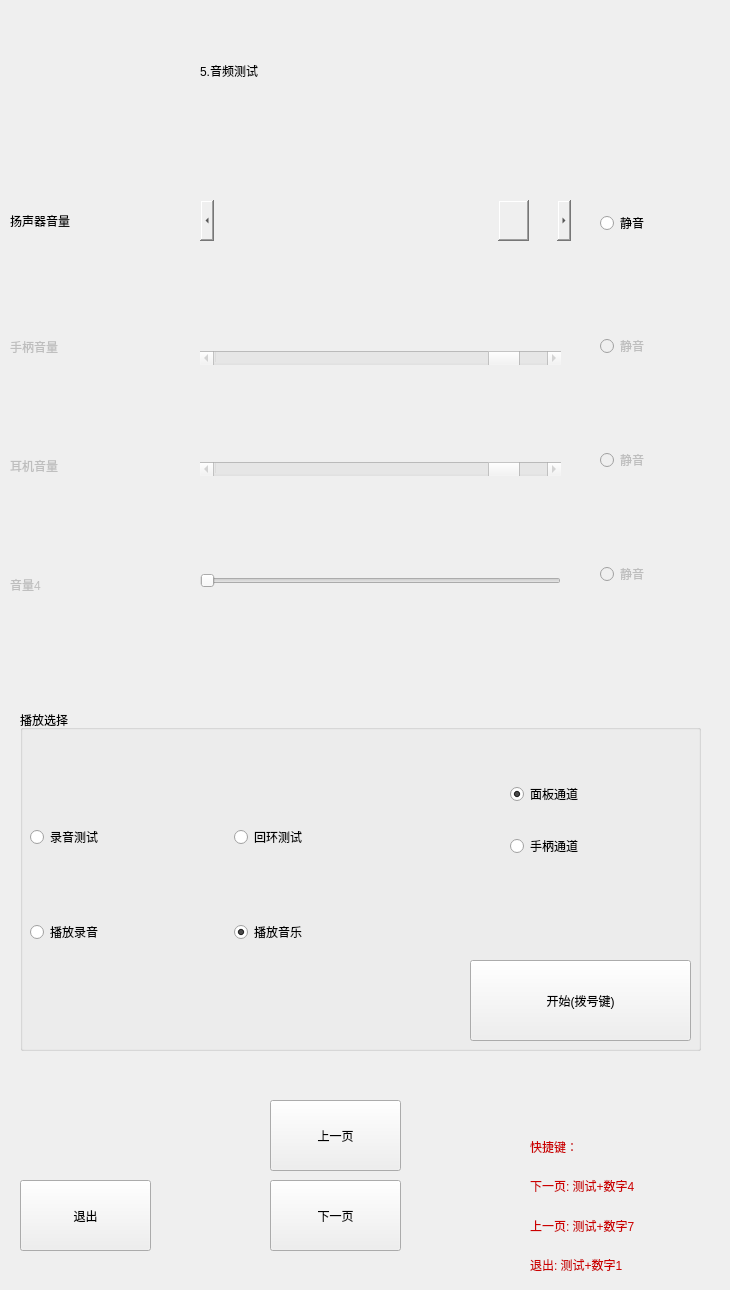
   <widget class="QWidget" name="page_4">
    <widget class="QLabel" name="label_Page2_title_3">
     <property name="geometry">
      <rect>
       <x>200</x>
       <y>20</y>
       <width>321</width>
       <height>101</height>
      </rect>
     </property>
     <property name="styleSheet">
      <string notr="true">font: 40pt &quot;Ubuntu&quot;;</string>
     </property>
     <property name="text">
      <string>5.音频测试</string>
     </property>
    </widget>
    <widget class="QGroupBox" name="groupBox">
     <property name="geometry">
      <rect>
       <x>20</x>
       <y>710</y>
       <width>681</width>
       <height>341</height>
      </rect>
     </property>
     <property name="styleSheet">
      <string notr="true">font: 20pt &quot;Ubuntu&quot;;</string>
     </property>
     <property name="title">
      <string>播放选择</string>
     </property>
     <widget class="QPushButton" name="pushButton_Play">
      <property name="geometry">
       <rect>
        <x>450</x>
        <y>250</y>
        <width>221</width>
        <height>81</height>
       </rect>
      </property>
      <property name="styleSheet">
       <string notr="true">font: 24pt &quot;Ubuntu&quot;;</string>
      </property>
      <property name="text">
       <string>开始(拨号键)</string>
      </property>
     </widget>
     <widget class="QWidget" name="gridLayoutWidget_2">
      <property name="geometry">
       <rect>
        <x>10</x>
        <y>50</y>
        <width>401</width>
        <height>251</height>
       </rect>
      </property>
      <layout class="QGridLayout" name="gridLayout_2">
       <item row="0" column="0">
        <widget class="QRadioButton" name="radioButton_rec">
         <property name="styleSheet">
          <string notr="true">font: 20pt &quot;Ubuntu&quot;;</string>
         </property>
         <property name="text">
          <string>录音测试</string>
         </property>
        </widget>
       </item>
       <item row="0" column="1">
        <widget class="QRadioButton" name="radioButton_loop">
         <property name="styleSheet">
          <string notr="true">font: 20pt &quot;Ubuntu&quot;;</string>
         </property>
         <property name="text">
          <string>回环测试</string>
         </property>
        </widget>
       </item>
       <item row="1" column="0">
        <widget class="QRadioButton" name="radioButton_playrec">
         <property name="styleSheet">
          <string notr="true">font: 20pt &quot;Ubuntu&quot;;</string>
         </property>
         <property name="text">
          <string>播放录音</string>
         </property>
        </widget>
       </item>
       <item row="1" column="1">
        <widget class="QRadioButton" name="radioButton_playmusic">
         <property name="styleSheet">
          <string notr="true">font: 20pt &quot;Ubuntu&quot;;</string>
         </property>
         <property name="text">
          <string>播放音乐</string>
         </property>
         <property name="checked">
          <bool>true</bool>
         </property>
        </widget>
       </item>
      </layout>
     </widget>
     <widget class="QWidget" name="verticalLayoutWidget_7">
      <property name="geometry">
       <rect>
        <x>490</x>
        <y>50</y>
        <width>161</width>
        <height>121</height>
       </rect>
      </property>
      <layout class="QVBoxLayout" name="verticalLayout_7">
       <item>
        <widget class="QRadioButton" name="radioButton_micpanel">
         <property name="styleSheet">
          <string notr="true">font: 20pt &quot;Ubuntu&quot;;</string>
         </property>
         <property name="text">
          <string>面板通道</string>
         </property>
         <property name="checkable">
          <bool>true</bool>
         </property>
         <property name="checked">
          <bool>true</bool>
         </property>
        </widget>
       </item>
       <item>
        <widget class="QRadioButton" name="radioButton_michand">
         <property name="styleSheet">
          <string notr="true">font: 20pt &quot;Ubuntu&quot;;</string>
         </property>
         <property name="text">
          <string>手柄通道</string>
         </property>
        </widget>
       </item>
      </layout>
     </widget>
    </widget>
    <widget class="QWidget" name="verticalLayoutWidget_8">
     <property name="geometry">
      <rect>
       <x>600</x>
       <y>250</y>
       <width>101</width>
       <height>421</height>
      </rect>
     </property>
     <layout class="QVBoxLayout" name="verticalLayout_8">
      <item>
       <widget class="QRadioButton" name="radioButton_HandVol">
        <property name="enabled">
         <bool>false</bool>
        </property>
        <property name="styleSheet">
         <string notr="true">font: 20pt &quot;Ubuntu&quot;;</string>
        </property>
        <property name="text">
         <string>静音</string>
        </property>
        <property name="autoExclusive">
         <bool>false</bool>
        </property>
       </widget>
      </item>
      <item>
       <widget class="QRadioButton" name="radioButton_EarphVol">
        <property name="enabled">
         <bool>false</bool>
        </property>
        <property name="styleSheet">
         <string notr="true">font: 20pt &quot;Ubuntu&quot;;</string>
        </property>
        <property name="text">
         <string>静音</string>
        </property>
        <property name="autoExclusive">
         <bool>false</bool>
        </property>
       </widget>
      </item>
      <item>
       <widget class="QRadioButton" name="radioButton_4">
        <property name="enabled">
         <bool>false</bool>
        </property>
        <property name="styleSheet">
         <string notr="true">font: 20pt &quot;Ubuntu&quot;;</string>
        </property>
        <property name="text">
         <string>静音</string>
        </property>
        <property name="autoExclusive">
         <bool>false</bool>
        </property>
       </widget>
      </item>
     </layout>
    </widget>
    <widget class="QWidget" name="verticalLayoutWidget_9">
     <property name="geometry">
      <rect>
       <x>10</x>
       <y>290</y>
       <width>141</width>
       <height>351</height>
      </rect>
     </property>
     <layout class="QVBoxLayout" name="verticalLayout_9">
      <item>
       <widget class="QLabel" name="label_HandVol">
        <property name="enabled">
         <bool>false</bool>
        </property>
        <property name="styleSheet">
         <string notr="true">font: 20pt &quot;Ubuntu&quot;;</string>
        </property>
        <property name="text">
         <string>手柄音量</string>
        </property>
       </widget>
      </item>
      <item>
       <widget class="QLabel" name="label_EarphVol">
        <property name="enabled">
         <bool>false</bool>
        </property>
        <property name="styleSheet">
         <string notr="true">font: 20pt &quot;Ubuntu&quot;;</string>
        </property>
        <property name="text">
         <string>耳机音量</string>
        </property>
       </widget>
      </item>
      <item>
       <widget class="QLabel" name="label_19">
        <property name="enabled">
         <bool>false</bool>
        </property>
        <property name="styleSheet">
         <string notr="true">font: 20pt &quot;Ubuntu&quot;;</string>
        </property>
        <property name="text">
         <string>音量4</string>
        </property>
       </widget>
      </item>
     </layout>
    </widget>
    <widget class="QWidget" name="verticalLayoutWidget_10">
     <property name="geometry">
      <rect>
       <x>530</x>
       <y>1130</y>
       <width>191</width>
       <height>151</height>
      </rect>
     </property>
     <layout class="QVBoxLayout" name="verticalLayout_10">
      <item>
       <widget class="QLabel" name="label_20">
        <property name="styleSheet">
         <string notr="true">font: 15pt &quot;Ubuntu&quot;;
color: rgb(204, 0, 0);</string>
        </property>
        <property name="text">
         <string>快捷键：</string>
        </property>
       </widget>
      </item>
      <item>
       <widget class="QLabel" name="label_21">
        <property name="styleSheet">
         <string notr="true">font: 15pt &quot;Ubuntu&quot;;
color: rgb(204, 0, 0);</string>
        </property>
        <property name="text">
         <string>下一页: 测试+数字4</string>
        </property>
       </widget>
      </item>
      <item>
       <widget class="QLabel" name="label_22">
        <property name="styleSheet">
         <string notr="true">font: 15pt &quot;Ubuntu&quot;;
color: rgb(204, 0, 0);</string>
        </property>
        <property name="text">
         <string>上一页: 测试+数字7</string>
        </property>
       </widget>
      </item>
      <item>
       <widget class="QLabel" name="label_6">
        <property name="styleSheet">
         <string notr="true">font: 15pt &quot;Ubuntu&quot;;
color: rgb(204, 0, 0);</string>
        </property>
        <property name="text">
         <string>退出: 测试+数字1</string>
        </property>
       </widget>
      </item>
     </layout>
    </widget>
    <widget class="QWidget" name="verticalLayoutWidget_11">
     <property name="geometry">
      <rect>
       <x>200</x>
       <y>260</y>
       <width>361</width>
       <height>421</height>
      </rect>
     </property>
     <layout class="QVBoxLayout" name="verticalLayout_11">
      <item>
       <widget class="QScrollBar" name="horizontalScrollBar_HandVol">
        <property name="enabled">
         <bool>false</bool>
        </property>
        <property name="sliderPosition">
         <number>90</number>
        </property>
        <property name="orientation">
         <enum>Qt::Horizontal</enum>
        </property>
       </widget>
      </item>
      <item>
       <widget class="QScrollBar" name="horizontalScrollBar_EarphVol">
        <property name="enabled">
         <bool>false</bool>
        </property>
        <property name="sliderPosition">
         <number>90</number>
        </property>
        <property name="orientation">
         <enum>Qt::Horizontal</enum>
        </property>
       </widget>
      </item>
      <item>
       <widget class="QSlider" name="horizontalSlider_4">
        <property name="enabled">
         <bool>false</bool>
        </property>
        <property name="orientation">
         <enum>Qt::Horizontal</enum>
        </property>
       </widget>
      </item>
     </layout>
    </widget>
    <widget class="QPushButton" name="pushButton_Last1_5">
     <property name="geometry">
      <rect>
       <x>270</x>
       <y>1100</y>
       <width>131</width>
       <height>71</height>
      </rect>
     </property>
     <property name="focusPolicy">
      <enum>Qt::NoFocus</enum>
     </property>
     <property name="styleSheet">
      <string notr="true">font: 20pt &quot;Ubuntu&quot;;</string>
     </property>
     <property name="text">
      <string>上一页</string>
     </property>
    </widget>
    <widget class="QPushButton" name="pushButton_Next2_5">
     <property name="geometry">
      <rect>
       <x>270</x>
       <y>1180</y>
       <width>131</width>
       <height>71</height>
      </rect>
     </property>
     <property name="focusPolicy">
      <enum>Qt::NoFocus</enum>
     </property>
     <property name="styleSheet">
      <string notr="true">font: 20pt &quot;Ubuntu&quot;;</string>
     </property>
     <property name="text">
      <string>下一页</string>
     </property>
    </widget>
    <widget class="QPushButton" name="pushButton_Exit2_5">
     <property name="geometry">
      <rect>
       <x>20</x>
       <y>1180</y>
       <width>131</width>
       <height>71</height>
      </rect>
     </property>
     <property name="focusPolicy">
      <enum>Qt::NoFocus</enum>
     </property>
     <property name="styleSheet">
      <string notr="true">font: 20pt &quot;Ubuntu&quot;;</string>
     </property>
     <property name="text">
      <string>退出</string>
     </property>
    </widget>
    <widget class="QScrollBar" name="horizontalScrollBar_SpeakVol">
     <property name="geometry">
      <rect>
       <x>200</x>
       <y>200</y>
       <width>371</width>
       <height>41</height>
      </rect>
     </property>
     <property name="styleSheet">
      <string notr="true">border-color: rgb(78, 154, 6);
selection-color: rgb(52, 101, 164);</string>
     </property>
     <property name="sliderPosition">
      <number>90</number>
     </property>
     <property name="orientation">
      <enum>Qt::Horizontal</enum>
     </property>
    </widget>
    <widget class="QLabel" name="label_SpeakVol">
     <property name="geometry">
      <rect>
       <x>10</x>
       <y>190</y>
       <width>139</width>
       <height>61</height>
      </rect>
     </property>
     <property name="styleSheet">
      <string notr="true">font: 20pt &quot;Ubuntu&quot;;</string>
     </property>
     <property name="text">
      <string>扬声器音量</string>
     </property>
    </widget>
    <widget class="QRadioButton" name="radioButton_SpeakVol">
     <property name="geometry">
      <rect>
       <x>600</x>
       <y>200</y>
       <width>99</width>
       <height>46</height>
      </rect>
     </property>
     <property name="styleSheet">
      <string notr="true">font: 20pt &quot;Ubuntu&quot;;</string>
     </property>
     <property name="text">
      <string>静音</string>
     </property>
     <property name="autoExclusive">
      <bool>false</bool>
     </property>
    </widget>
   </widget>
